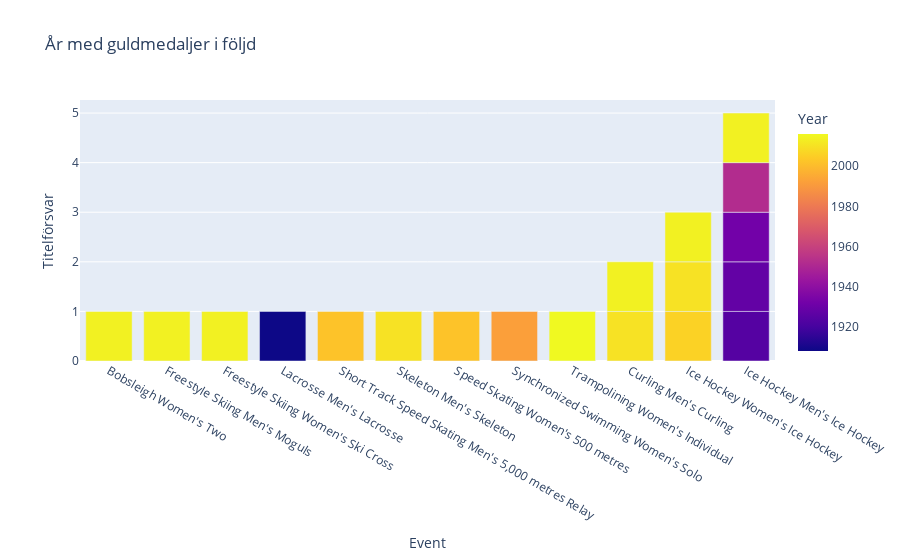

This figure's notebook cell:
### Code cell
canada_gold = olympic_df.query("region=='Canada' & Medal =='Gold'")
events_by_year = canada_gold[["Event", "Year", "Sport", "Medal"]].groupby(["Event"], as_index=False).value_counts().sort_values(by=["Event", "Year"], ascending=[False, True])


title_defences = events_by_year[events_by_year['Event'].duplicated(keep=False)]
title_defences.loc[:,'difference'] = title_defences.groupby("Event", as_index=False)['Year'].diff()
title_defences.drop(title_defences[(title_defences['difference'] != 4)].index, inplace=True)
title_defences.drop(['count', "difference"], axis=1, inplace=True)
title_defences = title_defences.value_counts().reset_index().sort_values(by=["Event", "Year"], ascending=[True, True])


fig5 = px.bar(title_defences, x="Event", y="count", color="Year", labels=dict(count="Titelförsvar"), hover_data=dict(count=False, Event=True, Sport=False), title="År med guldmedaljer i följd")
fig5.update_layout(xaxis={'categoryorder':'total ascending'})

fig5.show()

### Figure 1 — Plotly figure (JSON) as saved in the notebook; plotly's stock layout.template omitted (floating-point values rounded to 4 significant figures)
{"data": [{"alignmentgroup": "True", "customdata": [["Bobsleigh"], ["Curling"], ["Curling"], ["Freestyle Skiing"], ["Freestyle Skiing"], ["Ice Hockey"], ["Ice Hockey"], ["Ice Hockey"], ["Ice Hockey"], ["Ice Hockey"], ["Ice Hockey"], ["Ice Hockey"], ["Ice Hockey"], ["Lacrosse"], ["Short Track Speed Skating"], ["Skeleton"], ["Speed Skating"], ["Synchronized Swimming"], ["Trampolining"]], "hovertemplate": "Event=%{x}<br>Year=%{marker.color}<extra></extra>", "legendgroup": "", "marker": {"color": [2014, 2010, 2014, 2014, 2014, 1924, 1928, 1932, 1952, 2014, 2006, 2010, 2014, 1908, 2002, 2010, 2002, 1992, 2016], "coloraxis": "coloraxis", "pattern": {"shape": ""}}, "name": "", "offsetgroup": "", "orientation": "v", "showlegend": false, "textposition": "auto", "type": "bar", "x": ["Bobsleigh Women's Two", "Curling Men's Curling", "Curling Men's Curling", "Freestyle Skiing Men's Moguls", "Freestyle Skiing Women's Ski Cross", "Ice Hockey Men's Ice Hockey", "Ice Hockey Men's Ice Hockey", "Ice Hockey Men's Ice Hockey", "Ice Hockey Men's Ice Hockey", "Ice Hockey Men's Ice Hockey", "Ice Hockey Women's Ice Hockey", "Ice Hockey Women's Ice Hockey", "Ice Hockey Women's Ice Hockey", "Lacrosse Men's Lacrosse", "Short Track Speed Skating Men's 5,000 metres Relay", "Skeleton Men's Skeleton", "Speed Skating Women's 500 metres", "Synchronized Swimming Women's Solo", "Trampolining Women's Individual"], "xaxis": "x", "y": [1, 1, 1, 1, 1, 1, 1, 1, 1, 1, 1, 1, 1, 1, 1, 1, 1, 1, 1], "yaxis": "y"}], "layout": {"barmode": "relative", "coloraxis": {"colorbar": {"title": {"text": "Year"}}, "colorscale": [[0, "#0d0887"], [0.1111, "#46039f"], [0.2222, "#7201a8"], [0.3333, "#9c179e"], [0.4444, "#bd3786"], [0.5556, "#d8576b"], [0.6667, "#ed7953"], [0.7778, "#fb9f3a"], [0.8889, "#fdca26"], [1, "#f0f921"]]}, "legend": {"tracegroupgap": 0}, "title": {"text": "År med guldmedaljer i följd"}, "xaxis": {"anchor": "y", "categoryorder": "total ascending", "domain": [0, 1], "title": {"text": "Event"}}, "yaxis": {"anchor": "x", "domain": [0, 1], "title": {"text": "Titelförsvar"}}}}
